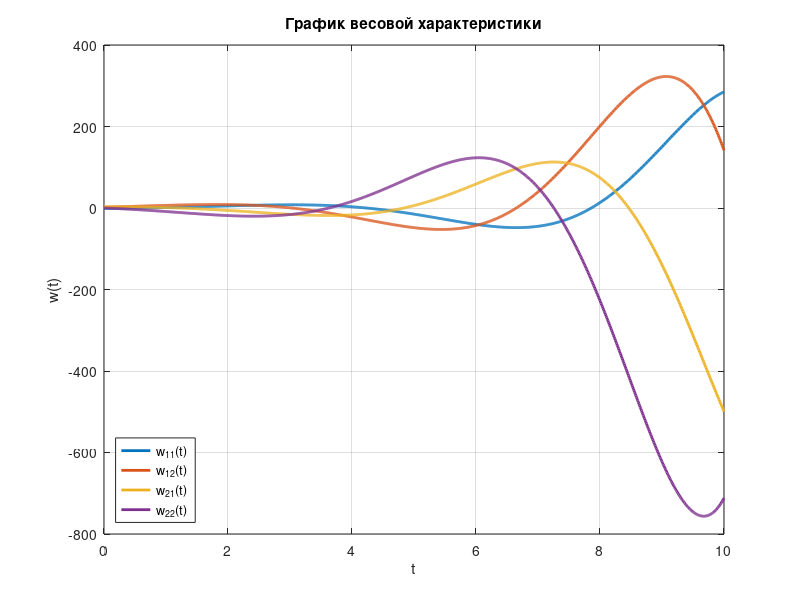

The MATLAB script that drew this image:
t = linspace(0, 10, 1000);

w11 = exp(t/2).*(-cos(sqrt(3)/2*t) + sqrt(3)*sin(sqrt(3)/2*t));
w12 = exp(t/2).*(2*cos(sqrt(3)/2*t) + 2*sqrt(3)*sin(sqrt(3)/2*t));
w21 = exp(t/2).*(3*cos(sqrt(3)/2*t) - sqrt(3)*sin(sqrt(3)/2*t));
w22 = exp(t/2).*(-4*sqrt(3)*sin(sqrt(3)/2*t));

figure;
plot(t, w11, 'LineWidth', 2); hold on;
plot(t, w12, 'LineWidth', 2);
plot(t, w21, 'LineWidth', 2);
plot(t, w22, 'LineWidth', 2);
hold off;
xlabel('t');
ylabel('w(t)');
title('График весовой характеристики');
legend('w_{11}(t)', 'w_{12}(t)', 'w_{21}(t)', 'w_{22}(t)', "Location", "southwest");
grid on;
saveas(gcf, 'images/W.png');
